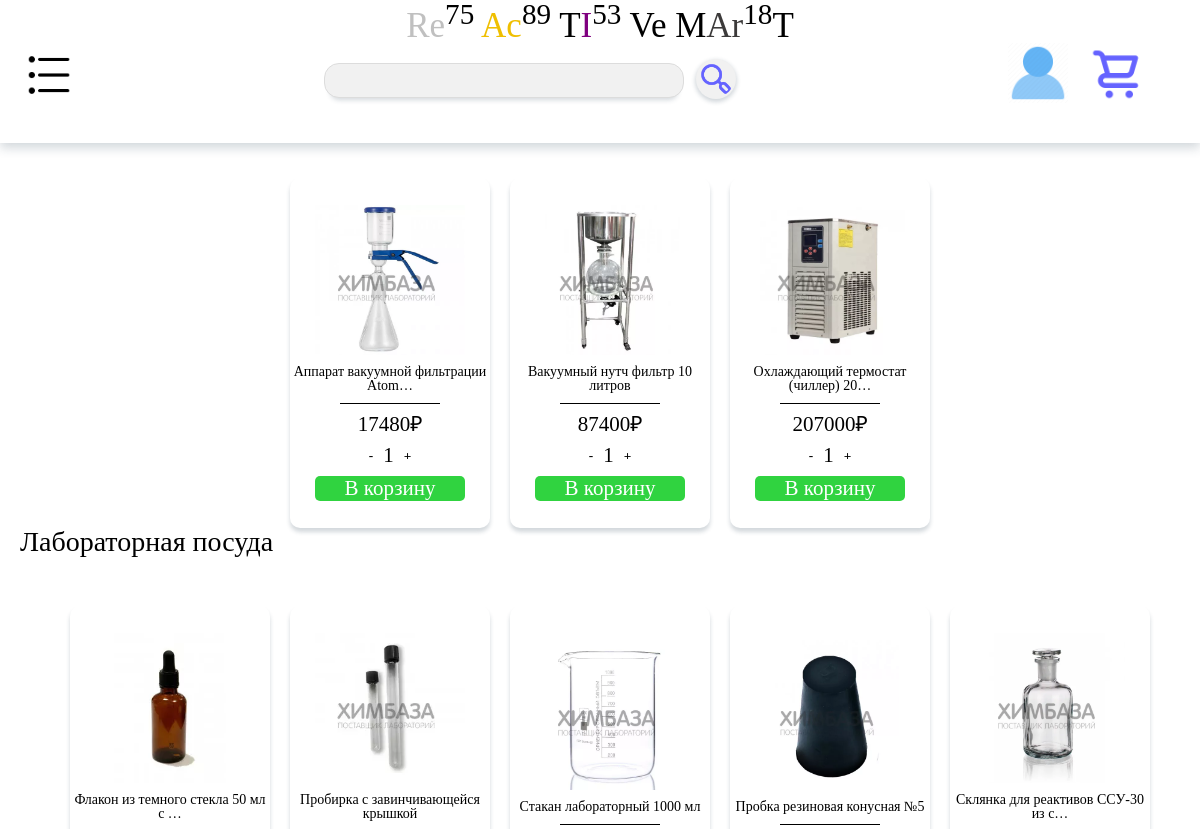
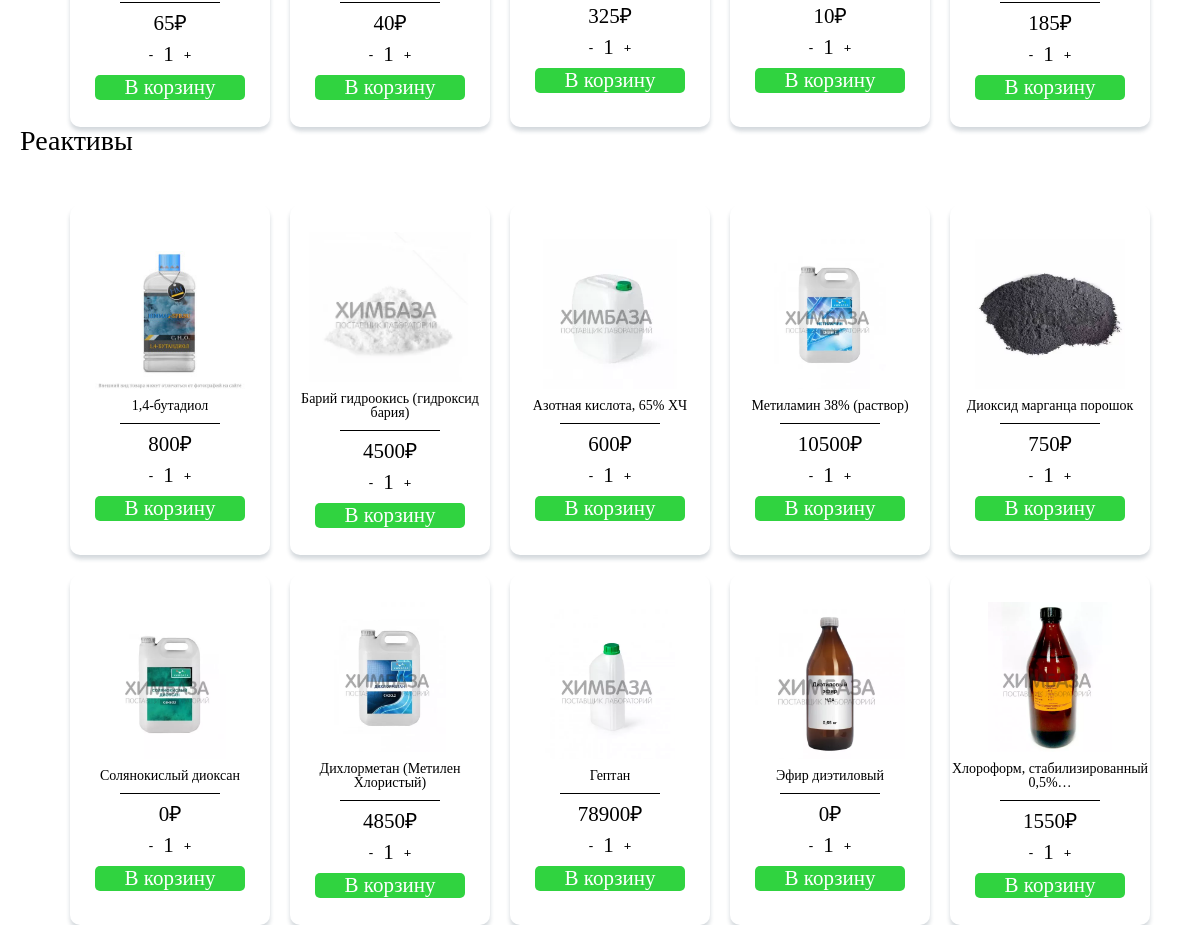
/, run on an earlier commit of the app's database (2 pictures, top to bottom).
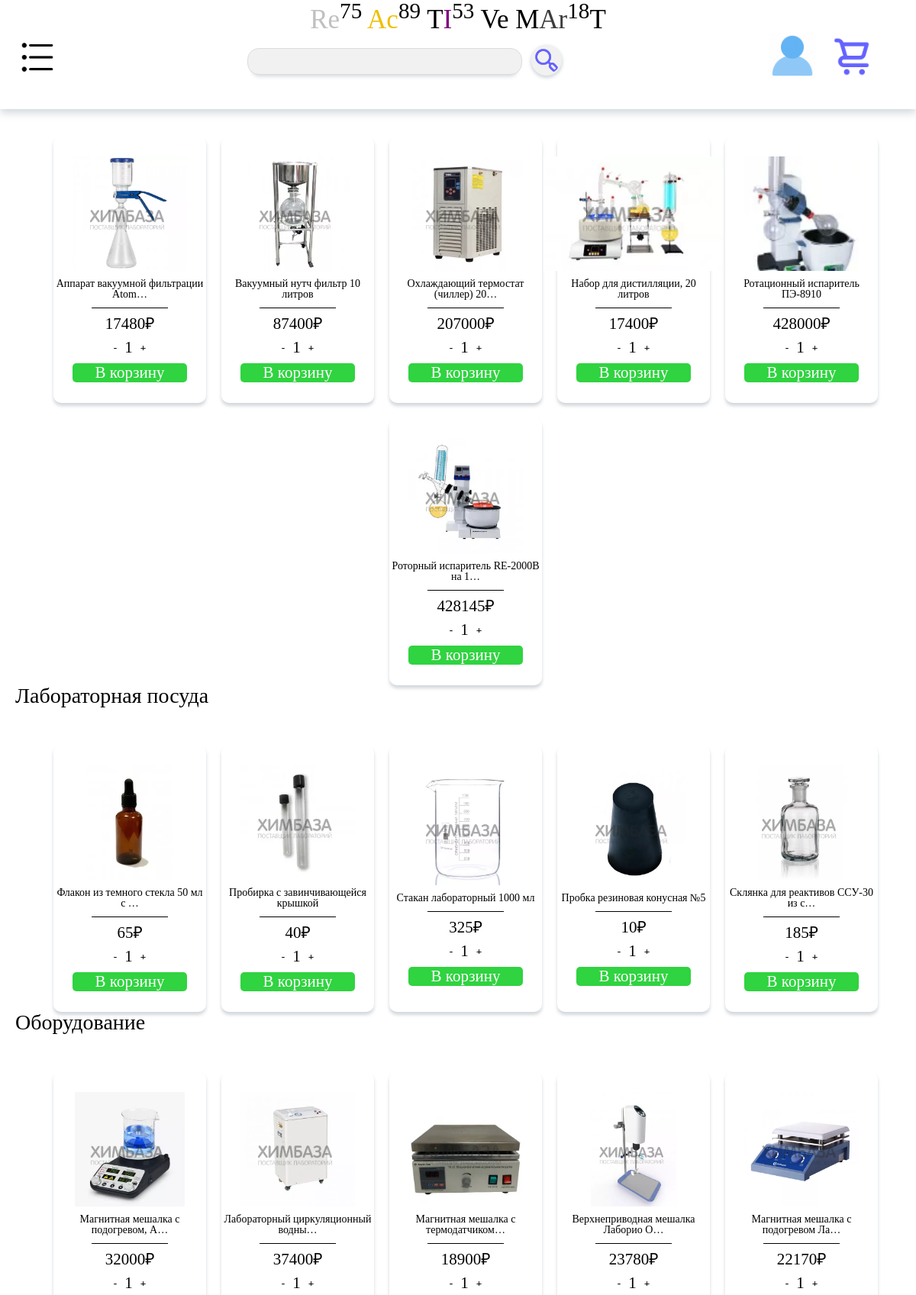
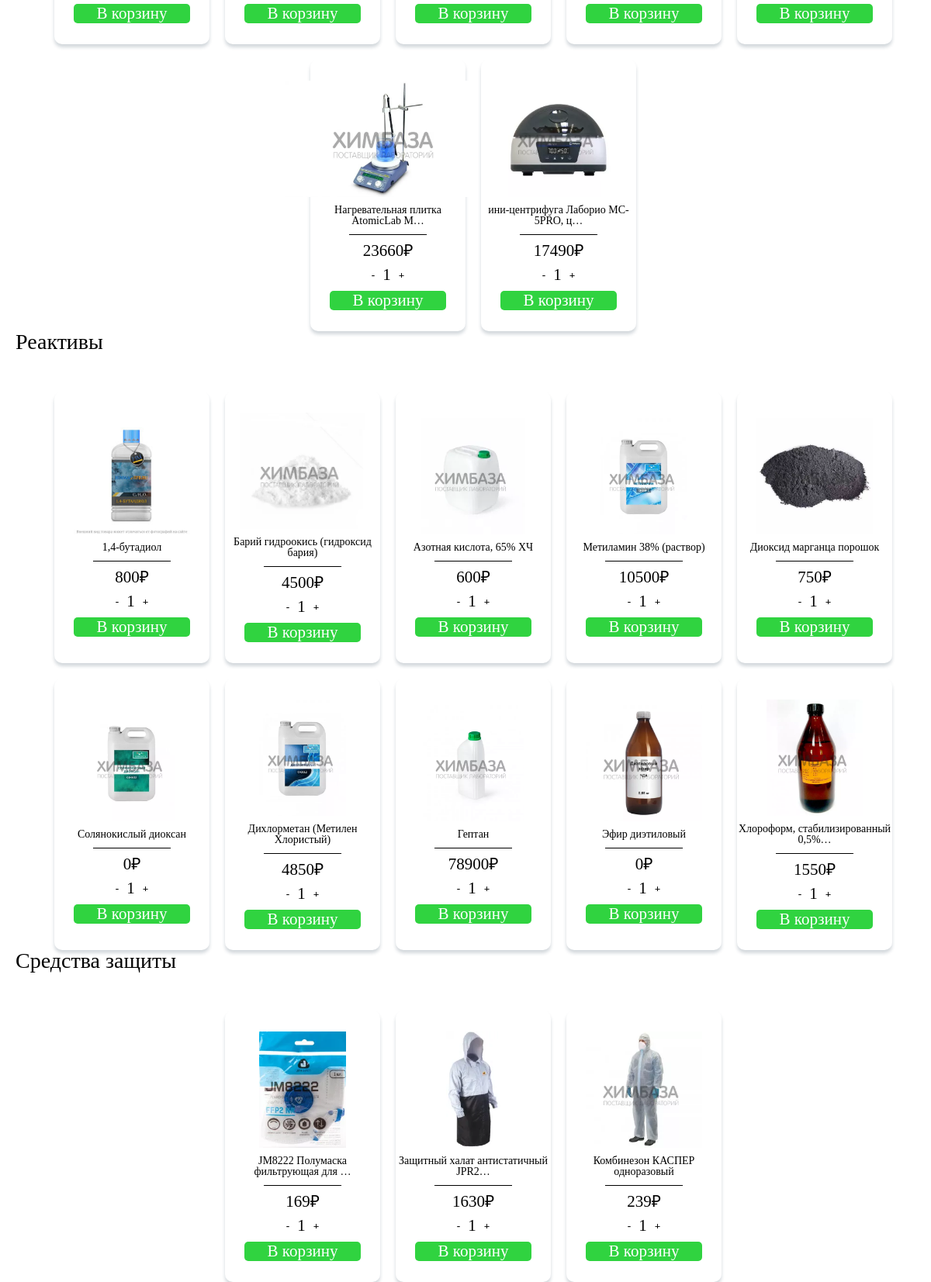
And on a later commit of the database (2 pictures, top to bottom).
### app/models.py (models this page shows, shortened)
class Product(models.Model):
    product_name = models.CharField(max_length=255,verbose_name="Название продукта")
    product_description = models.TextField(verbose_name="Описание", blank=True)
    product_price = models.DecimalField(decimal_places=0, max_digits=10,  verbose_name="Цена", default=0)
    product_image = models.ImageField(upload_to="Img/",verbose_name="Изображение продукта")
    product_slug = models.SlugField(max_length=255, unique=True,db_index=True,verbose_name="URL")
    product_physico_chemical_characteristics = models.TextField(verbose_name="Характеристики", blank=True)
    cat = models.ForeignKey('Category',on_delete=models.DO_NOTHING)
    def get_absolute_url(self):
        return reverse('product_page', kwargs={'product_slug': self.product_slug})
    class Meta:
        verbose_name = "Продукт"
        verbose_name_plural = "Продукты"

class Category(models.Model):
    cat = models.CharField(verbose_name="Категория", max_length=255,unique=True)
    cat_slug = models.SlugField(max_length=255, verbose_name="Category URL")
    def get_absolute_url(self):
        return reverse('category_product', kwargs={'cat_slug': self.cat_slug})
    class Meta:
        verbose_name = "Категория"
        verbose_name_plural = "Категории"
        ordering = ['-id']

### app/views.py (the view, shortened to what this page needs)
# urls.py: path('',HomePage.as_view(), name='index_page'),
class HomePage(TemplateView):
    template_name = "app/index.html"
    def get_context_data(self, **kwargs):
        context = super().get_context_data(**kwargs)
        context["products"] = Product.objects.all()
        context["category"] = Category.objects.annotate(num_products=Count('product')).filter(num_products__gt=0)
        context["categories"] = Category.objects.annotate(num_products=Count('product')).filter(num_products__gt=0)
        context["search_form"] = SearchForm()
        context["title"] = "Reactive Mart"
        context["method"] = "POST"
        return context

### app/forms.py
class SearchForm(forms.Form):
    query = forms.CharField(label = '',max_length=100, widget=forms.TextInput(attrs={"class":"search-input",'placeholder': '',"name":"q"}))

### app/templates/app/index.html (shortened to what this page needs)
{% extends 'app/base.html' %}
{% load static %}
{% block content %}
{% for c in category %}
<p class="category">{{c.cat}}</p>
<div class="products">
	{% for p in products %}
	{% if p.cat == c %}
		<div class="product">
			<p class="product-img"><a href="{{ p.get_absolute_url }}"><img src="{{ p.product_image.url }}"></p>
			<span class="product-name"><a href="{{ p.get_absolute_url }}" style="color: black;">{{p.product_name | truncatechars:34}}</a></span>
			<div class="stroke"></div>
			<span class="product-price">{{p.product_price}}₽</span>
			<div class="count">
				<button data-item-id="{{ p.pk }}" onclick="reduceValue('counter{{ p.pk }}')">-</button>
				<span id="counter{{p.pk}}">1</span>
				<button data-item-id="{{ p.pk }}" onclick="increaseValue('counter{{ p.pk }}')">+</button>
			</div>
			<button class="add-to-cart" data-product-id="{{ p.id }}">В корзину</button>
		</div>
	{% endif %}
	{% endfor %}
</div>
{% endfor %}
{% endblock %}
{% block search %}
<form method="{{method}}">
	<ul>
		<li>{{ search_form.as_p }}</li>
		<li class="search-btn"><button><img src="{% static 'app/images/search.png' %}"></button></li>
	</ul>
</form>
{% endblock %}

What changed in the data, as far as the page shows it:
added Product: product_image (picture), product_name "Набор для дистилляции, 20 литров", product_price "17400", shown under Category (number 1 of 5 on the later page)
added Product: product_image (picture), product_name "Ротационный испаритель ПЭ-8910", product_price "428000", shown under Category (number 1 of 5 on the later page)
added Product: product_image (picture), product_name "Роторный испаритель RE-2000B на 1…", product_price "428145", shown under Category (number 1 of 5 on the later page)
now on this page (row unchanged): Category: cat "Оборудование"
added Product: product_image (picture), product_name "Магнитная мешалка c подогревом, A…", product_price "32000", shown under "Оборудование"
added Product: product_image (picture), product_name "Лабораторный циркуляционный водны…", product_price "37400", shown under "Оборудование"
added Product: product_image (picture), product_name "Магнитная мешалка с термодатчиком…", product_price "18900", shown under "Оборудование"
added Product: product_image (picture), product_name "Верхнеприводная мешалка Лаборио O…", product_price "23780", shown under "Оборудование"
added Product: product_image (picture), product_name "Магнитная мешалка с подогревом Ла…", product_price "22170", shown under "Оборудование"
added Product: product_image (picture), product_name "Нагревательная плитка AtomicLab M…", product_price "23660", shown under "Оборудование"
added Product: product_image (picture), product_name "ини-центрифуга Лаборио MC-5PRO, ц…", product_price "17490", shown under "Оборудование"
now on this page (row unchanged): Category: cat "Средства защиты"
added Product: product_image (picture), product_name "JM8222 Полумаска фильтрующая для …", product_price "169", shown under "Средства защиты"
added Product: product_image (picture), product_name "Защитный халат антистатичный JPR2…", product_price "1630", shown under "Средства защиты"
added Product: product_image (picture), product_name "Комбинезон КАСПЕР одноразовый", product_price "239", shown under "Средства защиты"
